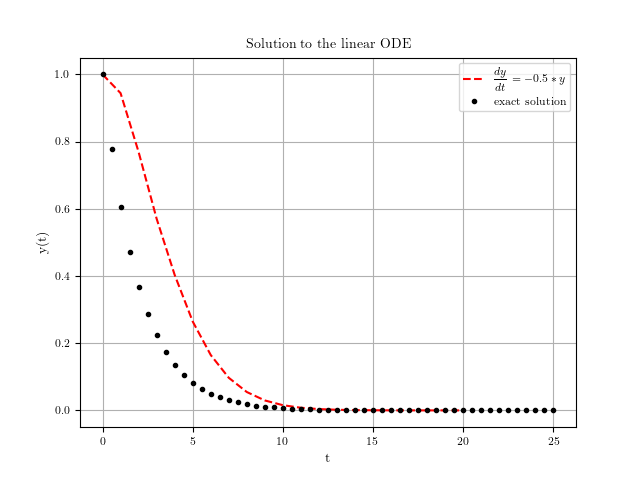

The script that saved this image:
#!/usr/bin/env julia
# File: problem.jl
# Name: D.Saravanan
# Date: 24/03/2022

""" Script to solve the differential equation with ODEProblem """

using DifferentialEquations
using Plots

import PyPlot
const plt = PyPlot
plt.rc("pgf", texsystem="pdflatex")
plt.rc("font", family="serif", weight="normal", size=8)
plt.rc("axes", labelsize=10, titlesize=10)
plt.rc("figure", titlesize=10)
plt.rc("text", usetex="True")
using LaTeXStrings

f(y, p, t) = -0.5*y

# initial condition
y0 = 1

# time points
t = (0, 25)

# solve ODE
y = ODEProblem(f, y0, t)

# exact solution
exact = exp.(-0.5*(0:0.5:25))

#plot(solve(y), linewidth=2,
#     title="Solution to the linear ODE",
#     xaxis="Time (t)", yaxis="y(t)",
#     label="dy/dt = - 0.5 * y")
#
#plot!(solve(y).t, t -> exp(-0.5*t), 
#      ls=:dash, label="Exact solution")
#
#savefig("problem.png")

fig, ax = plt.subplots()
ax.plot(solve(y), "r--", label=raw"dy/dt = -0.5*y")
ax.plot(0:0.5:25, exact, "k.", label=raw"exact solution")
ax.set(xlabel=raw"t", ylabel=raw"y(t)")
ax.set_title(raw"Solution to the linear ODE")
ax.grid(true); ax.legend()
plt.savefig("problem.png")
